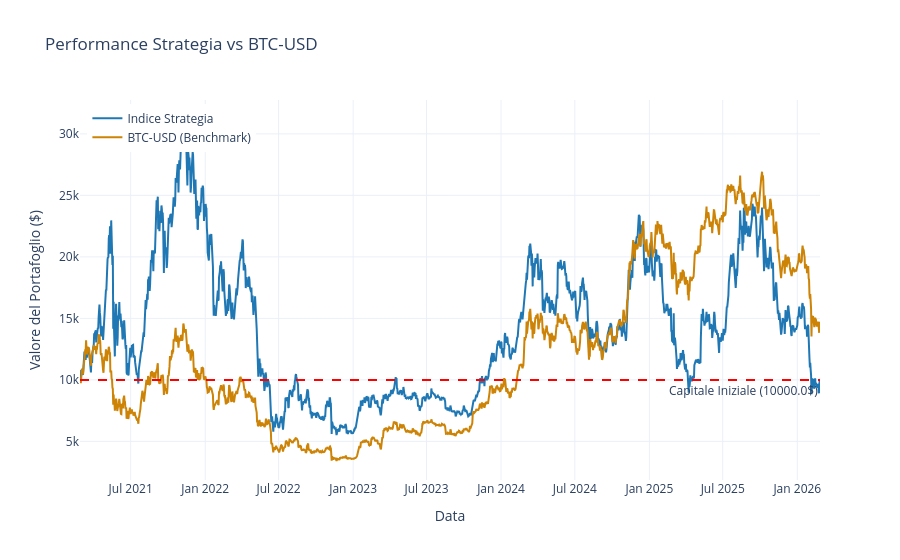

Notebook cell for this chart:
### Code cell
# 1. Inizializziamo la strategia figlia con un capitale di partenza
strategy = RebalancedMarketCapStrategy(initial_value=10000.0)

# 2. Importiamo i dati
strategy.import_data(assets=dati_caricati['tech'], timeframe="5y")

# 3. Eseguiamo il backtest (es. ribilanciamento ogni 30 giorni)

strategy.run_strategy(rebalance_freq_days=30)

# 4. Calcoliamo e stampiamo le statistiche
print("\n--- Statistiche di Performance ---")
stats_df = strategy.calculate_stats()
print(stats_df)

# 5. Mostriamo il grafico
strategy.plot_results()

### Figure 1 — Plotly figure (JSON) as saved in the notebook; plotly's stock layout.template omitted (floating-point values rounded to 4 significant figures; data arrays with more than 128 entries replaced by an {"elided": "..."} marker saying what was removed)
{"data": [{"line": {"color": "#1f77b4", "width": 2}, "mode": "lines", "name": "Indice Strategia", "type": "scatter", "x": {"elided": "1827 str values"}, "y": {"elided": "1827 float values"}}, {"line": {"color": "#cc8306", "width": 2}, "mode": "lines", "name": "BTC-USD (Benchmark)", "type": "scatter", "x": {"elided": "1827 str values"}, "y": {"elided": "1827 float values"}}], "layout": {"annotations": [{"showarrow": false, "text": "Capitale Iniziale (10000.0$)", "x": 1, "xanchor": "right", "xref": "x domain", "y": 10000, "yanchor": "top", "yref": "y"}], "hovermode": "x unified", "legend": {"x": 0.01, "xanchor": "left", "y": 0.99, "yanchor": "top"}, "shapes": [{"line": {"color": "red", "dash": "dash"}, "type": "line", "x0": 0, "x1": 1, "xref": "x domain", "y0": 10000, "y1": 10000, "yref": "y"}], "title": {"text": "Performance Strategia vs BTC-USD"}, "xaxis": {"title": {"text": "Data"}}, "yaxis": {"title": {"text": "Valore del Portafoglio ($)"}}}}
